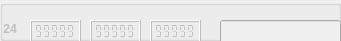
             <widget class="QGroupBox" name="markerBox_24">
              <property name="enabled">
               <bool>false</bool>
              </property>
              <property name="geometry">
               <rect>
                <x>0</x>
                <y>70</y>
                <width>341</width>
                <height>41</height>
               </rect>
              </property>
              <property name="title">
               <string notr="true"/>
              </property>
              <property name="flat">
               <bool>false</bool>
              </property>
              <widget class="QLCDNumber" name="X_24">
               <property name="geometry">
                <rect>
                 <x>30</x>
                 <y>20</y>
                 <width>51</width>
                 <height>23</height>
                </rect>
               </property>
               <property name="smallDecimalPoint">
                <bool>true</bool>
               </property>
               <property name="segmentStyle">
                <enum>QLCDNumber::Flat</enum>
               </property>
               <property name="value" stdset="0">
                <double>99999.000000000000000</double>
               </property>
              </widget>
              <widget class="QLCDNumber" name="Y_24">
               <property name="geometry">
                <rect>
                 <x>90</x>
                 <y>20</y>
                 <width>51</width>
                 <height>23</height>
                </rect>
               </property>
               <property name="smallDecimalPoint">
                <bool>true</bool>
               </property>
               <property name="segmentStyle">
                <enum>QLCDNumber::Flat</enum>
               </property>
               <property name="value" stdset="0">
                <double>99999.000000000000000</double>
               </property>
              </widget>
              <widget class="QLCDNumber" name="Z_24">
               <property name="geometry">
                <rect>
                 <x>150</x>
                 <y>20</y>
                 <width>51</width>
                 <height>23</height>
                </rect>
               </property>
               <property name="smallDecimalPoint">
                <bool>true</bool>
               </property>
               <property name="segmentStyle">
                <enum>QLCDNumber::Flat</enum>
               </property>
               <property name="value" stdset="0">
                <double>99999.000000000000000</double>
               </property>
              </widget>
              <widget class="QLineEdit" name="name_24">
               <property name="geometry">
                <rect>
                 <x>220</x>
                 <y>20</y>
                 <width>121</width>
                 <height>25</height>
                </rect>
               </property>
               <property name="sizePolicy">
                <sizepolicy hsizetype="Expanding" vsizetype="Fixed">
                 <horstretch>0</horstretch>
                 <verstretch>0</verstretch>
                </sizepolicy>
               </property>
              </widget>
              <widget class="QLabel" name="srn_24">
               <property name="enabled">
                <bool>false</bool>
               </property>
               <property name="geometry">
                <rect>
                 <x>0</x>
                 <y>20</y>
                 <width>21</width>
                 <height>17</height>
                </rect>
               </property>
               <property name="font">
                <font>
                 <weight>75</weight>
                 <bold>true</bold>
                </font>
               </property>
               <property name="text">
                <string> 24</string>
               </property>
              </widget>
             </widget>
